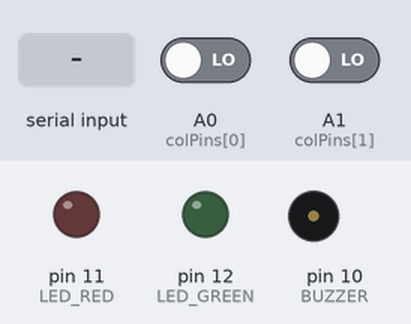
A sketch run on a simulated Arduino Uno, built with avr-gcc and run on an emulated ATmega328P. Parts: output pins drawn as LEDs (lit = HIGH), buzzer (waves = sounding, pin HIGH). Wiring (inferred from the names in the program): 2×4 keypad with keys 1 2 3 4 5 6 7 8 (labels assumed): rows pin 3, pin 8; columns A2, A3, A4, A5. Inputs (shaded band) come from the test bench; at power-on: A0 (colPins[0]) LOW, A1 (colPins[1]) LOW. Pins used as bus, display or sensor lines are not drawn; what the sketch prints to the serial monitor is not drawn.

Above: at 1.2 s.
1.3 s: "G" received over Serial
At 2.5 s:
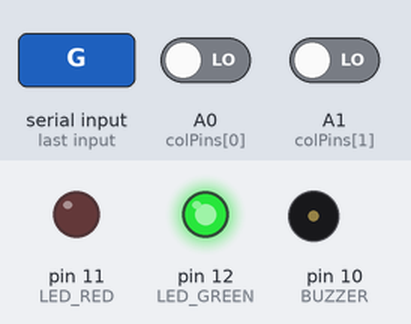
2.8 s: "O" received over Serial
At 3.9 s:
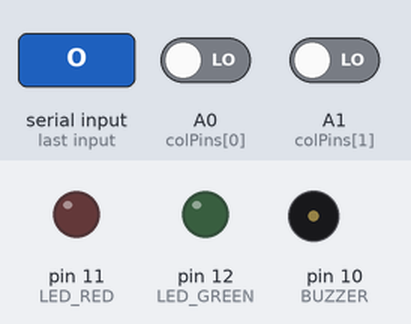
Timing chart, 0 to 5.8 s (numbered marks = the images above; inputs shaded):
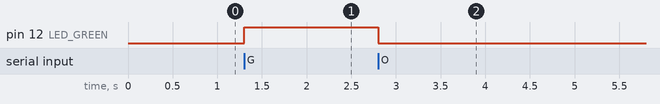

Measured:
- after the input at 1.3 s, pin 12 (LED_GREEN): LOW → HIGH at once
- after the input at 2.8 s, pin 12 (LED_GREEN): HIGH → LOW at once

The sketch:

finger_guide.ino
```cpp
/*
 * ============================================================
 *  손가락 길잡이 (Finger Guide) — 타법 교정 시스템 / 아두이노 펌웨어
 *  한국코드페어 2026 · SW공모전 초등부 · Physical Computing
 * ------------------------------------------------------------
 *  하는 일:
 *   1) 손가락(ROW) × 키 구역(COL) 매트릭스를 빠르게 스캔한다.
 *   2) 손가락 구리패드가 키 구리패드에 닿으면, 그 교차점을 찾아
 *      "어느 손가락이 어느 구역을 쳤는지"를 시리얼로 보낸다.
 *      예) "L2,Z4"  (왼손 검지가 4번 구역 터치)
 *   3) 웹앱(브라우저)에서 'G'(맞음)/'R'(틀림)/'O'(끄기) 명령을 받으면
 *      초록/빨강 LED와 부저로 피드백한다.
 *
 *  연결(예시 · 아두이노 Uno):
 *   - ROW(손가락 8개 + 엄지 공용 1개 = 9개): D2 ~ D9, D13  → OUTPUT, 하나씩 HIGH 로 구동
 *   - COL(키 구역):     A0 ~ A5  → INPUT_PULLDOWN 흉내(외부 풀다운 저항 권장)
 *   - 초록 LED: D12 / 빨강 LED: D11 / 부저: D10
 *
 *  주의: 아두이노 Uno에는 INPUT_PULLDOWN 모드가 없으므로
 *        각 COL 핀에 10kΩ 풀다운 저항을 GND로 연결한다.
 *        (안 닿았을 때 LOW, 닿으면 HIGH 가 되도록)
 *  주의: 엄지(TH)는 왼쪽/오른쪽을 구분하지 않고 D13 한 줄에 양쪽 엄지 패드를
 *        같이 묶는다(웹앱도 TH 하나로만 판정하므로 구분이 필요 없음).
 *        D13은 Uno 보드 내장 LED와 공유되므로, 이 줄이 HIGH일 때 보드의
 *        내장 LED도 같이 깜빡인다(정상 동작, 오작동 아님).
 * ============================================================
 */

// ---- 손가락(ROW) 설정 ----
const int ROW_COUNT = 9;
const int rowPins[ROW_COUNT] = {2, 3, 4, 5, 6, 7, 8, 9, 13};
const char* fingerName[ROW_COUNT] = {
  "L5", "L4", "L3", "L2",   // 왼손: 새끼,약지,중지,검지
  "R2", "R3", "R4", "R5",   // 오른손: 검지,중지,약지,새끼
  "TH"                      // 엄지(양손 공용, 스페이스)
};

// ---- 키 구역(COL) 설정 ----
const int COL_COUNT = 6;
const int colPins[COL_COUNT] = {A0, A1, A2, A3, A4, A5};
const char* zoneName[COL_COUNT] = {
  "Z1", "Z2", "Z3", "Z4", "Z5", "Z6"
};

// ---- 피드백 핀 ----
const int LED_GREEN = 12;
const int LED_RED   = 11;
const int BUZZER    = 10;

// 같은 접촉을 계속 중복 전송하지 않도록 직전 상태 기억
bool lastContact[ROW_COUNT][COL_COUNT];

void setup() {
  Serial.begin(9600);

  for (int r = 0; r < ROW_COUNT; r++) {
    pinMode(rowPins[r], OUTPUT);
    digitalWrite(rowPins[r], LOW);
    for (int c = 0; c < COL_COUNT; c++) lastContact[r][c] = false;
  }
  for (int c = 0; c < COL_COUNT; c++) pinMode(colPins[c], INPUT); // 외부 풀다운 사용

  pinMode(LED_GREEN, OUTPUT);
  pinMode(LED_RED, OUTPUT);
  pinMode(BUZZER, OUTPUT);

  Serial.println("READY");  // 웹앱이 연결을 확인하는 신호
}

void loop() {
  scanMatrix();       // 손가락×구역 스캔 → 접촉 시 시리얼 전송
  handleCommand();    // 웹앱에서 온 피드백 명령 처리
}

// 매트릭스 스캔: ROW를 하나씩 켜고 어떤 COL이 응답하는지 읽는다
void scanMatrix() {
  for (int r = 0; r < ROW_COUNT; r++) {
    digitalWrite(rowPins[r], HIGH);   // 이 손가락 줄을 켠다
    delayMicroseconds(50);            // 신호 안정화

    for (int c = 0; c < COL_COUNT; c++) {
      bool now = (digitalRead(colPins[c]) == HIGH); // 닿으면 HIGH

      // 막 닿은 순간(LOW→HIGH)에만 1번 전송
      if (now && !lastContact[r][c]) {
        Serial.print(fingerName[r]);
        Serial.print(",");
        Serial.println(zoneName[c]);  // 예) "L2,Z4"
      }
      lastContact[r][c] = now;
    }

    digitalWrite(rowPins[r], LOW);    // 줄을 끄고 다음 손가락으로
  }
}

// 웹앱 → 아두이노 명령:  'G' 초록(맞음) / 'R' 빨강+부저(틀림) / 'O' 끄기
void handleCommand() {
  if (Serial.available() > 0) {
    char cmd = Serial.read();
    if (cmd == 'G') {            // 올바른 손가락
      digitalWrite(LED_GREEN, HIGH);
      digitalWrite(LED_RED, LOW);
    } else if (cmd == 'R') {     // 틀린 손가락(독수리)
      digitalWrite(LED_RED, HIGH);
      digitalWrite(LED_GREEN, LOW);
      tone(BUZZER, 880, 120);    // 짧은 경고음
    } else if (cmd == 'O') {     // 끄기
      digitalWrite(LED_GREEN, LOW);
      digitalWrite(LED_RED, LOW);
    }
  }
}
```
